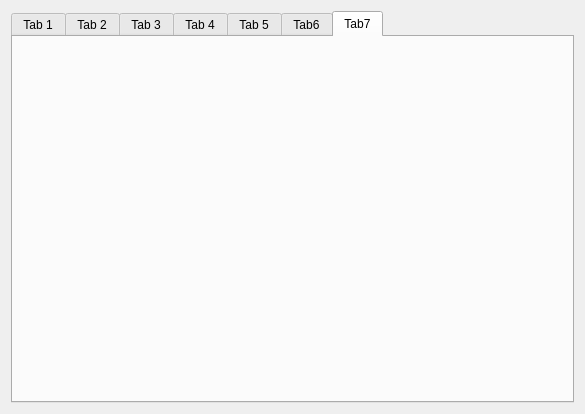
<?xml version="1.0" encoding="UTF-8"?>
<ui version="4.0">
 <class>MainWidget</class>
 <widget class="QWidget" name="MainWidget">
  <property name="geometry">
   <rect>
    <x>0</x>
    <y>0</y>
    <width>585</width>
    <height>414</height>
   </rect>
  </property>
  <property name="minimumSize">
   <size>
    <width>350</width>
    <height>340</height>
   </size>
  </property>
  <property name="windowTitle">
   <string>MainWidget</string>
  </property>
  <layout class="QVBoxLayout" name="verticalLayout">
   <item>
    <widget class="QTabWidget" name="pTabWidget">
     <property name="currentIndex">
      <number>6</number>
     </property>
     <widget class="QWidget" name="pTab1">
      <attribute name="title">
       <string>Tab 1</string>
      </attribute>
     </widget>
     <widget class="QWidget" name="pTab2">
      <attribute name="title">
       <string>Tab 2</string>
      </attribute>
     </widget>
     <widget class="QWidget" name="pTab3">
      <attribute name="title">
       <string>Tab 3</string>
      </attribute>
     </widget>
     <widget class="QWidget" name="pTab4">
      <attribute name="title">
       <string>Tab 4</string>
      </attribute>
     </widget>
     <widget class="QWidget" name="pTab5">
      <attribute name="title">
       <string>Tab 5</string>
      </attribute>
     </widget>
     <widget class="QWidget" name="pTab6">
      <attribute name="title">
       <string>Tab6</string>
      </attribute>
     </widget>
     <widget class="QWidget" name="pTab7">
      <attribute name="title">
       <string>Tab7</string>
      </attribute>
     </widget>
    </widget>
   </item>
  </layout>
 </widget>
 <resources/>
 <connections/>
</ui>
